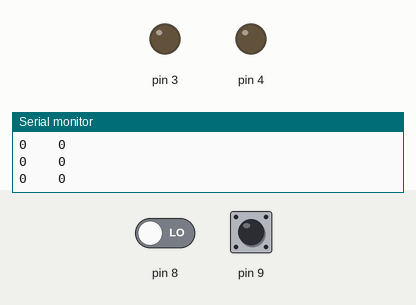
Bench run of a sketch on a simulated Arduino Uno, built with avr-gcc and run on an emulated ATmega328P. On the bench: output pins drawn as LEDs (lit = HIGH), the last lines printed to the serial monitor. The inputs (shaded band) are chosen by the test bench; at power-on: pin 8 LOW, pin 9 LOW.

Above: at 1.2 s.
1.3 s: pin 8 driven HIGH
At 1.7 s:
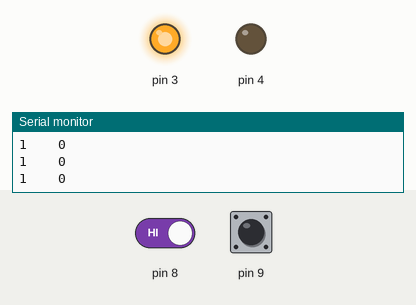
2.8 s: pin 9 driven HIGH
At 3.4 s:
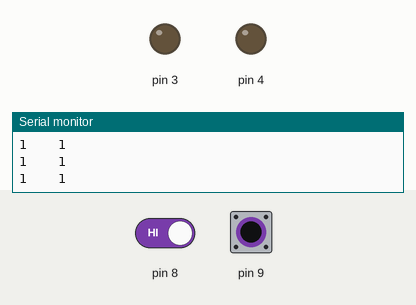
5.8 s: pin 9 driven LOW
At 6.8 s:
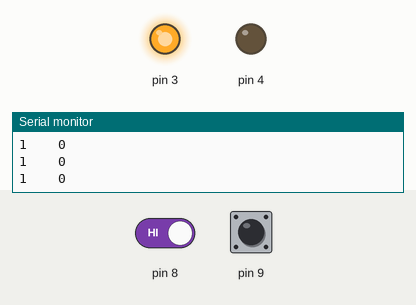
7.3 s: pin 9 pulsed HIGH 2 times (0.12 s each, 0.3 s apart)
Timing chart, 0 to 10.3 s (numbered marks = the images above; inputs shaded):
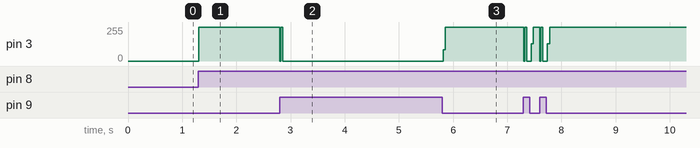

Measured:
- after the input at 1.3 s, pin 3: 0/255 → 255/255 at once
- after the input at 2.8 s, pin 3: 255/255 → 0/255 at once
- after the input at 5.8 s, pin 3: 0/255 → 255/255 at once

The sketch:

remote_motor_relay_10.ino
```cpp
int x = 0;
int y = 0;
void setup() {
  // put your setup code here, to run once:
pinMode(3,OUTPUT);
pinMode(4,OUTPUT);
pinMode(8,INPUT);
pinMode(9,INPUT);
Serial.begin(9600);
}

void loop() {
  // put your main code here, to run repeatedly:
x = digitalRead(8);
y = digitalRead(9);


if(x==1)
{digitalWrite(3,HIGH);
digitalWrite(4,LOW);

  }

  if(y ==1)
  {digitalWrite(3,LOW);
  digitalWrite(4,LOW);
    }
    Serial.print(x);
    Serial.print("    ");
    Serial.println(y);
}
```
